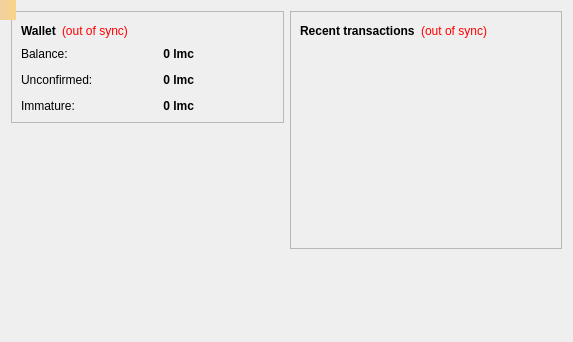
<?xml version="1.0" encoding="UTF-8"?>
<ui version="4.0">
 <class>OverviewPage</class>
 <widget class="QWidget" name="OverviewPage">
  <property name="geometry">
   <rect>
    <x>0</x>
    <y>0</y>
    <width>573</width>
    <height>342</height>
   </rect>
  </property>
  <property name="windowTitle">
   <string>Form</string>
  </property>
  <layout class="QGridLayout" name="gridLayout_2">
   <item row="0" column="0">
    <layout class="QHBoxLayout" name="horizontalLayout" stretch="1,1">
     <item>
      <layout class="QVBoxLayout" name="verticalLayout_2">
       <item>
        <widget class="QFrame" name="frame">
         <property name="frameShape">
          <enum>QFrame::StyledPanel</enum>
         </property>
         <property name="frameShadow">
          <enum>QFrame::Raised</enum>
         </property>
         <layout class="QVBoxLayout" name="verticalLayout_4">
          <item>
           <layout class="QHBoxLayout" name="horizontalLayout_4">
            <item>
             <widget class="QLabel" name="label_5">
              <property name="font">
               <font>
                <weight>75</weight>
                <bold>true</bold>
               </font>
              </property>
              <property name="text">
               <string>Wallet</string>
              </property>
             </widget>
            </item>
            <item>
             <widget class="QLabel" name="labelWalletStatus">
              <property name="toolTip">
               <string>&lt;html&gt;&lt;head/&gt;&lt;body&gt;&lt;p&gt;The displayed information may be out of date. Your wallet automatically synchronizes with the sitcoin network after a connection is established, but this process has not completed yet.&lt;/p&gt;&lt;/body&gt;&lt;/html&gt;</string>
              </property>
              <property name="styleSheet">
               <string notr="true">QLabel { color: red; }</string>
              </property>
              <property name="text">
               <string notr="true">(out of sync)</string>
              </property>
              <property name="alignment">
               <set>Qt::AlignLeading|Qt::AlignLeft|Qt::AlignVCenter</set>
              </property>
             </widget>
            </item>
            <item>
             <spacer name="horizontalSpacer_2">
              <property name="orientation">
               <enum>Qt::Horizontal</enum>
              </property>
              <property name="sizeHint" stdset="0">
               <size>
                <width>40</width>
                <height>20</height>
               </size>
              </property>
             </spacer>
            </item>
           </layout>
          </item>
          <item>
           <layout class="QGridLayout" name="gridLayout" columnstretch="3,8">
            <property name="spacing">
             <number>12</number>
            </property>
            <item row="0" column="0">
             <widget class="QLabel" name="label">
              <property name="text">
               <string>Balance:</string>
              </property>
             </widget>
            </item>
            <item row="0" column="1">
             <widget class="QLabel" name="labelBalance">
              <property name="font">
               <font>
                <weight>75</weight>
                <bold>true</bold>
               </font>
              </property>
              <property name="cursor">
               <cursorShape>IBeamCursor</cursorShape>
              </property>
              <property name="toolTip">
               <string>Your current balance</string>
              </property>
              <property name="layoutDirection">
               <enum>Qt::LeftToRight</enum>
              </property>
              <property name="text">
               <string notr="true">0 lmc</string>
              </property>
              <property name="alignment">
               <set>Qt::AlignRight|Qt::AlignTrailing|Qt::AlignVCenter</set>
              </property>
              <property name="indent">
               <number>80</number>
              </property>
              <property name="textInteractionFlags">
               <set>Qt::LinksAccessibleByMouse|Qt::TextSelectableByKeyboard|Qt::TextSelectableByMouse</set>
              </property>
             </widget>
            </item>
            <item row="1" column="0">
             <widget class="QLabel" name="label_3">
              <property name="text">
               <string>Unconfirmed:</string>
              </property>
             </widget>
            </item>
            <item row="1" column="1">
             <widget class="QLabel" name="labelUnconfirmed">
              <property name="font">
               <font>
                <weight>75</weight>
                <bold>true</bold>
               </font>
              </property>
              <property name="cursor">
               <cursorShape>IBeamCursor</cursorShape>
              </property>
              <property name="toolTip">
               <string>Total of transactions that have yet to be confirmed, and do not yet count toward the current balance</string>
              </property>
              <property name="layoutDirection">
               <enum>Qt::LeftToRight</enum>
              </property>
              <property name="text">
               <string notr="true">0 lmc</string>
              </property>
              <property name="alignment">
               <set>Qt::AlignRight|Qt::AlignTrailing|Qt::AlignVCenter</set>
              </property>
              <property name="indent">
               <number>80</number>
              </property>
              <property name="textInteractionFlags">
               <set>Qt::LinksAccessibleByMouse|Qt::TextSelectableByKeyboard|Qt::TextSelectableByMouse</set>
              </property>
             </widget>
            </item>
            <item row="2" column="0">
             <widget class="QLabel" name="labelImmatureText">
              <property name="text">
               <string>Immature:</string>
              </property>
             </widget>
            </item>
            <item row="2" column="1">
             <widget class="QLabel" name="labelImmature">
              <property name="font">
               <font>
                <weight>75</weight>
                <bold>true</bold>
               </font>
              </property>
              <property name="toolTip">
               <string>Mined balance that has not yet matured</string>
              </property>
              <property name="layoutDirection">
               <enum>Qt::LeftToRight</enum>
              </property>
              <property name="text">
               <string notr="true">0 lmc</string>
              </property>
              <property name="alignment">
               <set>Qt::AlignRight|Qt::AlignTrailing|Qt::AlignVCenter</set>
              </property>
              <property name="margin">
               <number>0</number>
              </property>
              <property name="indent">
               <number>80</number>
              </property>
              <property name="textInteractionFlags">
               <set>Qt::LinksAccessibleByMouse|Qt::TextSelectableByKeyboard|Qt::TextSelectableByMouse</set>
              </property>
             </widget>
            </item>
           </layout>
          </item>
         </layout>
        </widget>
       </item>
       <item>
        <spacer name="verticalSpacer_3">
         <property name="orientation">
          <enum>Qt::Vertical</enum>
         </property>
         <property name="sizeHint" stdset="0">
          <size>
           <width>20</width>
           <height>40</height>
          </size>
         </property>
        </spacer>
       </item>
       <item>
        <widget class="QLabel" name="label_wallet_bgcoin">
         <property name="text">
          <string/>
         </property>
         <property name="pixmap">
          <pixmap resource="../bitcoin.qrc">:/images/wallet_bgcoin</pixmap>
         </property>
         <property name="scaledContents">
          <bool>false</bool>
         </property>
         <property name="alignment">
          <set>Qt::AlignCenter</set>
         </property>
         <property name="margin">
          <number>0</number>
         </property>
        </widget>
       </item>
       <item>
        <spacer name="verticalSpacer">
         <property name="orientation">
          <enum>Qt::Vertical</enum>
         </property>
         <property name="sizeHint" stdset="0">
          <size>
           <width>20</width>
           <height>40</height>
          </size>
         </property>
        </spacer>
       </item>
      </layout>
     </item>
     <item>
      <layout class="QVBoxLayout" name="verticalLayout_3">
       <item>
        <widget class="QFrame" name="frame_2">
         <property name="frameShape">
          <enum>QFrame::StyledPanel</enum>
         </property>
         <property name="frameShadow">
          <enum>QFrame::Raised</enum>
         </property>
         <layout class="QVBoxLayout" name="verticalLayout">
          <item>
           <layout class="QHBoxLayout" name="horizontalLayout_2">
            <item>
             <widget class="QLabel" name="label_4">
              <property name="text">
               <string>&lt;b&gt;Recent transactions&lt;/b&gt;</string>
              </property>
             </widget>
            </item>
            <item>
             <widget class="QLabel" name="labelTransactionsStatus">
              <property name="toolTip">
               <string>&lt;html&gt;&lt;head/&gt;&lt;body&gt;&lt;p&gt;The displayed information may be out of date. Your wallet automatically synchronizes with the sitcoin network after a connection is established, but this process has not completed yet.&lt;/p&gt;&lt;/body&gt;&lt;/html&gt;</string>
              </property>
              <property name="styleSheet">
               <string notr="true">QLabel { color: red; }</string>
              </property>
              <property name="text">
               <string notr="true">(out of sync)</string>
              </property>
              <property name="alignment">
               <set>Qt::AlignRight|Qt::AlignTrailing|Qt::AlignVCenter</set>
              </property>
             </widget>
            </item>
            <item>
             <spacer name="horizontalSpacer">
              <property name="orientation">
               <enum>Qt::Horizontal</enum>
              </property>
              <property name="sizeHint" stdset="0">
               <size>
                <width>40</width>
                <height>20</height>
               </size>
              </property>
             </spacer>
            </item>
           </layout>
          </item>
          <item>
           <widget class="QListView" name="listTransactions">
            <property name="styleSheet">
             <string notr="true">QListView { background: transparent; }</string>
            </property>
            <property name="frameShape">
             <enum>QFrame::NoFrame</enum>
            </property>
            <property name="verticalScrollBarPolicy">
             <enum>Qt::ScrollBarAlwaysOff</enum>
            </property>
            <property name="horizontalScrollBarPolicy">
             <enum>Qt::ScrollBarAlwaysOff</enum>
            </property>
            <property name="selectionMode">
             <enum>QAbstractItemView::NoSelection</enum>
            </property>
           </widget>
          </item>
         </layout>
        </widget>
       </item>
       <item>
        <spacer name="verticalSpacer_2">
         <property name="orientation">
          <enum>Qt::Vertical</enum>
         </property>
         <property name="sizeHint" stdset="0">
          <size>
           <width>20</width>
           <height>40</height>
          </size>
         </property>
        </spacer>
       </item>
      </layout>
     </item>
    </layout>
   </item>
  </layout>
  <widget class="QLabel" name="labelAlerts">
   <property name="geometry">
    <rect>
     <x>0</x>
     <y>0</y>
     <width>16</width>
     <height>20</height>
    </rect>
   </property>
   <property name="visible">
    <bool>false</bool>
   </property>
   <property name="styleSheet">
    <string notr="true">background-color: qlineargradient(x1: 0, y1: 0, x2: 1, y2: 0, stop:0 #F0D0A0, stop:1 #F8D488); color:#000000;</string>
   </property>
   <property name="wordWrap">
    <bool>true</bool>
   </property>
   <property name="margin">
    <number>3</number>
   </property>
  </widget>
 </widget>
 <resources>
  <include location="../bitcoin.qrc"/>
 </resources>
 <connections/>
</ui>
